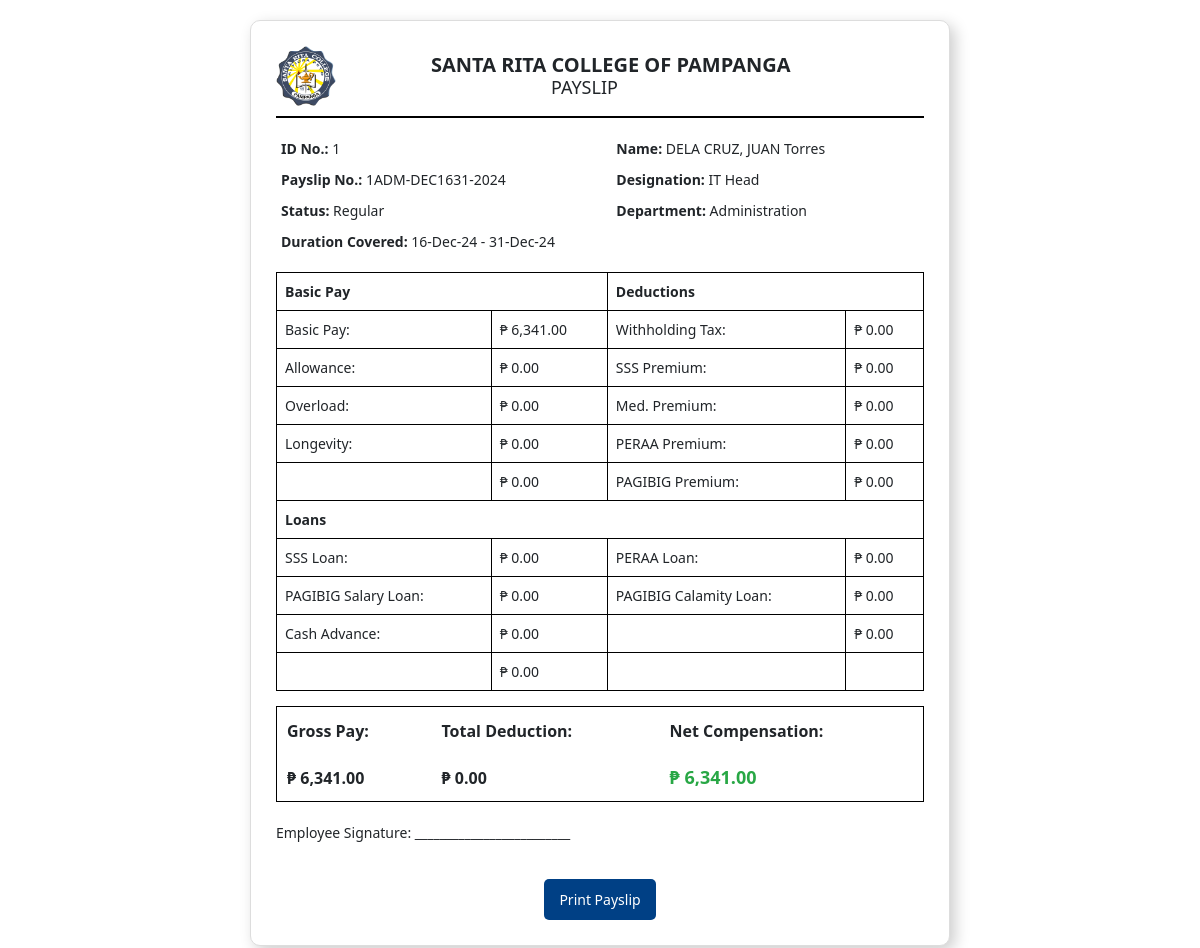
The app's page /payslip/view_payslip.php?payslipno=1ADM-DEC1631-2024 (signed in) with its own data.
### tables this page shows
CREATE TABLE `payroll` (
  `empid` int(11) NOT NULL,
  `firstname` varchar(60) NOT NULL,
  `mname` varchar(60) NOT NULL,
  `surname` varchar(60) NOT NULL,
  `department` varchar(60) NOT NULL,
  `designation` varchar(60) NOT NULL,
  `status` varchar(60) NOT NULL,
  `payslipno` varchar(60) NOT NULL,
  `dtefrom` datetime NOT NULL,
  `dteto` datetime NOT NULL,
  `first` int(11) NOT NULL,
  `second` int(11) NOT NULL,
  `hour` decimal(10,0) NOT NULL,
  `days` decimal(10,0) NOT NULL,
  `basicpay` decimal(10,0) NOT NULL,
  `allowance` decimal(10,0) NOT NULL,
  `overload` decimal(10,0) NOT NULL,
  `longevity` decimal(10,0) NOT NULL,
  `desc1` varchar(60) NOT NULL,
  `other1` decimal(10,0) NOT NULL,
  `desc2` varchar(60) NOT NULL,
  `other2` decimal(10,0) NOT NULL,
  `wtax` decimal(10,0) NOT NULL,
  `sss` decimal(10,0) NOT NULL,
  `med` decimal(10,0) NOT NULL,
  `peraa` decimal(10,0) NOT NULL,
  `pagibig` decimal(10,0) NOT NULL,
  `sssloanid` int(11) NOT NULL,
  `sssloan` decimal(10,0) NOT NULL,
  `peraaloanid` int(11) NOT NULL,
  `peraaloan` decimal(10,0) NOT NULL,
  `pagibigloanid` int(11) NOT NULL,
  `pagibigloan` decimal(10,0) NOT NULL,
  `pagibigloanidc` int(11) NOT NULL,
  `pagibigloanc` decimal(10,0) NOT NULL,
  `caloanid` int(11) NOT NULL,
  `othersid` int(11) NOT NULL,
  `others` decimal(10,0) NOT NULL,
  `ca` decimal(10,0) NOT NULL,
  `eo` decimal(10,0) NOT NULL,
  `late` decimal(10,0) NOT NULL,
  `tardiness` decimal(10,0) NOT NULL,
  `nosabsent` decimal(10,0) NOT NULL,
  `absent` decimal(10,0) NOT NULL,
  `otherdeduction1` varchar(60) NOT NULL,
  `deduction1` decimal(10,0) NOT NULL,
  `otherdeduction2` varchar(60) NOT NULL,
  `deduction2` decimal(10,0) NOT NULL,
  `net` decimal(10,0) NOT NULL,
  `acctno` varchar(30) NOT NULL
);

### payslip/view_payslip.php (the view, shortened to what this page needs)
<?php
require '../db.php';
$payslipno = $_GET['payslipno'] ?? null;
$userId = $_SESSION['id'];
$sql = "SELECT * FROM payroll WHERE empid = ? AND payslipno = ?";
$stmt = $pdo->prepare($sql);
$stmt->execute([$userId, $payslipno]);
$payslip = $stmt->fetch();
?>
<!DOCTYPE html>
<html lang="en">
<head>
    <link rel="stylesheet" href="../css/payslip.css">
    <link rel="stylesheet" href="https://cdn.jsdelivr.net/npm/bootstrap@5.3.0/dist/css/bootstrap.min.css">
</head>
<body>
    <div class="payslip-container">
        <div class="header">
            <img src="../resources/srclogo.png" alt="SRC Pampanga Logo" class="logo">
            <div class="title">
                <h2 style="padding-left: 80px;">SANTA RITA COLLEGE OF PAMPANGA</h2>
                <h3 style="padding-left: 200px;">PAYSLIP</h3>
            </div>
        </div>
        <table class="details">
            <tr>
                <td><strong>ID No.:</strong> <?php echo htmlspecialchars($payslip['empid']); ?></td>
                <td><strong>Name:</strong> <?php echo htmlspecialchars($payslip['surname'] . ', ' . $payslip['firstname'] . ' ' . $payslip['mname']); ?></td>
            </tr>
            <tr>
                <td><strong>Payslip No.:</strong> <?php echo htmlspecialchars($payslip['payslipno']); ?></td>
                <td><strong>Designation:</strong> <?php echo htmlspecialchars($payslip['designation']); ?></td>
            </tr>
            <tr>
                <td><strong>Status:</strong> <?php echo htmlspecialchars($payslip['status']); ?></td>
                <td><strong>Department:</strong> <?php echo htmlspecialchars($payslip['department']); ?></td>
            </tr>
            <tr>
                <td colspan="2"><strong>Duration Covered:</strong>
                <?php
                echo htmlspecialchars(date('j-M-y', strtotime($payslip['dtefrom'])) . ' - ' . date('j-M-y', strtotime($payslip['dteto'])));
                ?>
                </td>
            </tr>
        </table>
        <table class="salary-breakdown">
            <tr>
                <th colspan="2">Basic Pay</th>
                <th colspan="2">Deductions</th>
            </tr>
            <tr>
                <td>Basic Pay:</td>
                <td><?php echo htmlspecialchars('₱ ' . number_format($payslip['basicpay'], 2)); ?></td>
                <td>Withholding Tax:</td>
                <td><?php echo htmlspecialchars('₱ ' . number_format($payslip['wtax'], 2)); ?></td>
            </tr>
            <tr>
                <td>Allowance:</td>
                <td><?php echo htmlspecialchars('₱ ' . number_format($payslip['allowance'], 2)); ?></td>
                <td>SSS Premium:</td>
                <td><?php echo htmlspecialchars('₱ ' . number_format($payslip['sss'], 2)); ?></td>
            </tr>
            <tr>
                <td>Overload:</td>
                <td><?php echo htmlspecialchars('₱ ' . number_format($payslip['overload'], 2)); ?></td>
                <td>Med. Premium:</td>
                <td><?php echo htmlspecialchars('₱ ' . number_format($payslip['med'], 2)); ?></td>
            </tr>
            <tr>
                <td>Longevity:</td>
                <td><?php echo htmlspecialchars('₱ ' . number_format($payslip['longevity'], 2)); ?></td>
                <td>PERAA Premium:</td>
                <td><?php echo htmlspecialchars('₱ ' . number_format($payslip['peraa'], 2)); ?></td>
            </tr>
            <tr>
                <td><?php echo htmlspecialchars($payslip['desc1']); ?></td>
                <td><?php echo htmlspecialchars('₱ ' . number_format($payslip['other1'], 2)); ?></td>
                <td>PAGIBIG Premium:</td>
                <td><?php echo htmlspecialchars('₱ ' . number_format($payslip['pagibig'], 2)); ?></td>
            </tr>
            <tr>
                <th colspan="4">Loans</th>
            </tr>
            <tr>
                <td>SSS Loan:</td>
                <td><?php echo htmlspecialchars('₱ ' . number_format($payslip['sssloan'], 2)); ?></td>
                <td>PERAA Loan:</td>
                <td><?php echo htmlspecialchars('₱ ' . number_format($payslip['peraaloan'], 2)); ?></td>
            </tr>
            <tr>
                <td>PAGIBIG Salary Loan:</td>
                <td><?php echo htmlspecialchars('₱ ' . number_format($payslip['pagibigloan'], 2)); ?></td>
                <td>PAGIBIG Calamity Loan:</td>
                <td><?php echo htmlspecialchars('₱ ' . number_format($payslip['pagibigloanc'], 2)); ?></td>
            </tr>
            <tr>
                <td>Cash Advance:</td>
                <td><?php echo htmlspecialchars('₱ ' . number_format($payslip['ca'], 2)); ?></td>
                <td><?php echo htmlspecialchars($payslip['otherdeduction1']); ?></td>
                <td><?php echo htmlspecialchars('₱ ' . number_format($payslip['deduction1'], 2)); ?></td>
            </tr>
            <tr>
                <td><?php echo htmlspecialchars($payslip['otherdeduction2']); ?></td>
                <td><?php echo htmlspecialchars('₱ ' . number_format($payslip['deduction2'], 2)); ?></td>
                <td></td>
                <td></td>
            </tr>
        </table>
        <table class="summary">
            <tr>
                <td><strong>Gross Pay:</strong>
                </td>
                <td><strong>Total Deduction:</strong>
                </td>
                <td><strong>Net Compensation:</strong> <span class="net-pay"></span></td>
            </tr>
            <tr>
                <td>
                <?php
                $gross = $payslip['basicpay'] + $payslip['allowance'] + $payslip['overload'] + $payslip['longevity'] + $payslip['other1'] ;
                echo htmlspecialchars('₱ ' . number_format($gross, 2));
                ?>
                </td>
                <td>
                <?php
                $totalLoans = $payslip['wtax'] + $payslip['sss'] + $payslip['med'] + $payslip['peraa'] + $payslip['pagibig'] + $payslip['sssloan'] + $payslip['peraaloan'] + $payslip['pagibigloan'] + $payslip['pagibigloanc'] + $payslip['ca'] + $payslip['deduction1'] + $payslip['deduction2'];
                echo htmlspecialchars('₱ ' . number_format($totalLoans, 2));
                ?>
                </td>
                <td> <span class="net-pay"><?php echo htmlspecialchars('₱ ' . number_format($payslip['net'], 2)); ?></span></td>
            </tr>
        </table>
        <div class="signature">
            <p>Employee Signature: _________________________</p>
        </div>
        <center>
            <button class="print-btn" onclick="window.print()">Print Payslip</button>
        </center>
    </div>
</body>
</html>

### css/payslip.css (style rules this page uses)
body { font-family: Arial, sans-serif; background: #f8f9fa; margin: 0; padding: 20px; display: flex; justify-content: center; }
.payslip-container { background: white; padding: 25px; border-radius: 10px; width: 700px; box-shadow: 5px 5px 15px rgba(0, 0, 0, 0.2); border: 1px solid #ddd; }
.header { display: flex; align-items: center; border-bottom: 2px solid #000; padding-bottom: 10px; }
.logo { width: 60px; margin-right: 15px; }
.title h2 { margin: 0; font-size: 20px; font-weight: bold; }
.title h3 { margin: 0; font-size: 18px; }
.details { width: 100%; margin-top: 15px; border-collapse: collapse; }
.details td { padding: 5px; font-size: 14px; }
.salary-breakdown { width: 100%; margin-top: 15px; border-collapse: collapse; border: 1px solid #000; }
.salary-breakdown th, .salary-breakdown td { padding: 8px; text-align: left; border: 1px solid #000; font-size: 14px; }
.summary { width: 100%; margin-top: 15px; border-collapse: collapse; border: 1px solid #000; }
.summary td { padding: 10px; font-size: 16px; font-weight: bold; }
.net-pay { font-size: 18px; font-weight: bold; color: #28a745; }
.signature { margin-top: 20px; font-size: 14px; }
.print-btn { margin-top: 20px; background: #004085; color: white; padding: 10px 15px; border: none; cursor: pointer; font-size: 14px; border-radius: 5px; }

### records on screen
payroll: empid "1", surname+firstname+mname "DELA CRUZ, JUAN Torres", payslipno "1ADM-DEC1631-2024", designation "IT Head", status "Regular", department "Administration", dtefrom+dteto "16-Dec-24 - 31-Dec-24", basicpay "₱ 6,341.00", wtax "₱ 0.00", allowance "₱ 0.00", sss "₱ 0.00", overload "₱ 0.00", med "₱ 0.00", longevity "₱ 0.00", peraa "₱ 0.00", other1 "₱ 0.00", pagibig "₱ 0.00", sssloan "₱ 0.00", peraaloan "₱ 0.00", pagibigloan "₱ 0.00", pagibigloanc "₱ 0.00", ca "₱ 0.00", deduction1 "₱ 0.00", deduction2 "₱ 0.00", basicpay+allowance+overload "₱ 6,341.00", wtax+sss+med "₱ 0.00", net "₱ 6,341.00"
